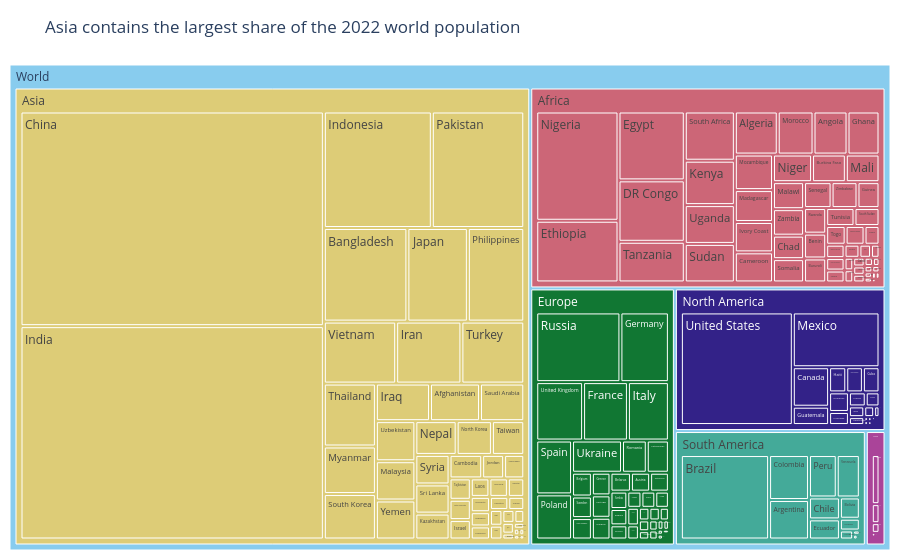

Write notebook code for a chart like this one.
### Markdown cell above
**Chart choice & justification:** A treemap shows the whole 2022 population as nested rectangles: continent first, then country. Rectangle area represents population, allowing both the continental split and the largest countries within each continent to be compared in one figure.

### Code cell
# Q6 — 2022 world population by continent and country
fig = px.treemap(
    df, path=[px.Constant("World"), "Continent", "Country"],
    values="2022 Population", color="Continent",
    color_discrete_sequence=px.colors.qualitative.Safe,
    title="Asia contains the largest share of the 2022 world population"
)
fig.update_traces(root_color="#D9D9D9", tiling=dict(pad=3),
                  hovertemplate="<b>%{label}</b><br>Population: %{value:,}<br>Share of world: %{percentRoot:.1%}<extra></extra>")
fig.update_layout(template="plotly_white", margin=dict(t=65, l=10, r=10, b=10),
                  coloraxis_showscale=False)
fig.show()

### Figure 1 — Plotly figure (JSON) as saved in the notebook; plotly's stock layout.template omitted (floating-point values rounded to 4 significant figures; data arrays with more than 128 entries replaced by an {"elided": "..."} marker saying what was removed)
{"data": [{"branchvalues": "total", "customdata": {"elided": "241x1 str values"}, "domain": {"x": [0, 1], "y": [0, 1]}, "hovertemplate": "<b>%{label}</b><br>Population: %{value:,}<br>Share of world: %{percentRoot:.1%}<extra></extra>", "ids": {"elided": "241 str values"}, "labels": {"elided": "241 str values"}, "marker": {"colors": {"elided": "241 str values"}}, "name": "", "parents": {"elided": "241 str values"}, "root": {"color": "#D9D9D9"}, "tiling": {"pad": 3}, "type": "treemap", "values": {"elided": "241 float values"}}], "layout": {"coloraxis": {"showscale": false}, "legend": {"tracegroupgap": 0}, "margin": {"b": 10, "l": 10, "r": 10, "t": 65}, "title": {"text": "Asia contains the largest share of the 2022 world population"}, "treemapcolorway": ["rgb(136, 204, 238)", "rgb(204, 102, 119)", "rgb(221, 204, 119)", "rgb(17, 119, 51)", "rgb(51, 34, 136)", "rgb(170, 68, 153)", "rgb(68, 170, 153)", "rgb(153, 153, 51)", "rgb(136, 34, 85)", "rgb(102, 17, 0)", "rgb(136, 136, 136)"]}}
